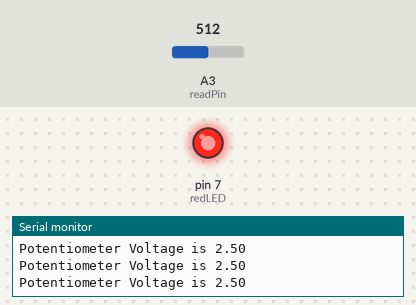
The sketch below on a simulated Arduino Uno, built with avr-gcc and run on an emulated ATmega328P. Parts: output pins drawn as LEDs (lit = HIGH), the last lines printed to the serial monitor. The test bench sets the inputs (shaded band); at power-on: A3 (readPin) = 512.

Above: at 1.3 s.
1.4 s: A3 (readPin) set to 596
2.9 s: A3 (readPin) set to 628
At 3.3 s:
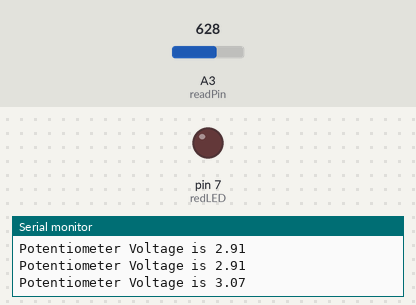
4.5 s: A3 (readPin) set to 511
At 5.7 s:
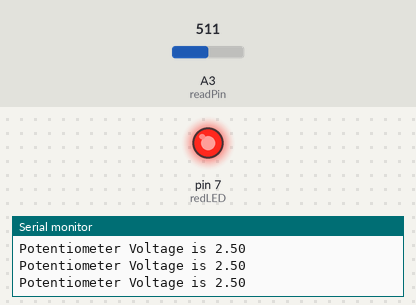
6.0 s: A3 (readPin) set to 421
7.5 s: A3 (readPin) set to 400
At 8.2 s:
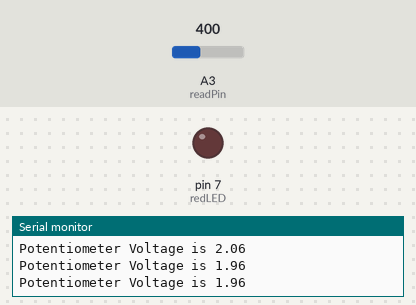
Timing chart, 0 to 10.0 s (numbered marks = the images above; inputs shaded):
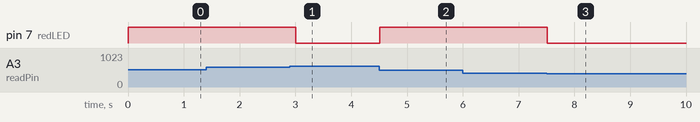

Measured:
- the behaviour switches between 613 and 614 on A3 (readPin) (found by bisection; images 0 and 1)
- the behaviour switches between 410 and 409 on A3 (readPin) (found by bisection; images 2 and 3)
- after the input at 2.9 s, pin 7 (redLED): HIGH → LOW after 0.11 s
- after the input at 4.5 s, pin 7 (redLED): LOW → HIGH at once
- after the input at 7.5 s, pin 7 (redLED): HIGH → LOW at once

The sketch:

13_Conditionals_Potentiometer.ino
```cpp
int readPin = A3;
int readVal;
float Volt_reading;
int delay_time = 500;

int redLED = 7;


void setup() {
  // put your setup code here, to run once:
  pinMode(readPin, INPUT);
  pinMode(redLED, OUTPUT);
  Serial.begin(9600);
}

void loop() {
  // put your main code here, to run repeatedly:
  readVal = analogRead(readPin);
  Volt_reading = (5. / 1023.) * readVal;

  Serial.print("Potentiometer Voltage is ");
  Serial.println(Volt_reading);

  // if (Volt_reading >= 4.0){
  //   digitalWrite(redLED, HIGH);
  // }

  // if (Volt_reading < 4.0){
  //   digitalWrite(redLED, LOW);
  // }

  if (Volt_reading > 2 && Volt_reading < 3){
    digitalWrite(redLED, HIGH);
  } else {
    digitalWrite(redLED, LOW);
  }

  delay(delay_time);

}
```
